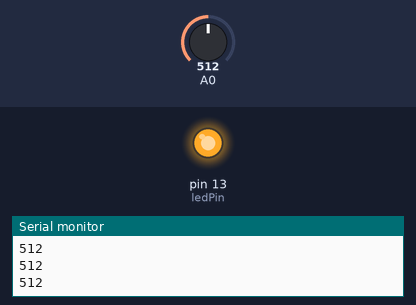
The sketch below on a simulated Arduino Uno, built with avr-gcc and run on an emulated ATmega328P. Shown: output pins drawn as LEDs (lit = HIGH), the last lines printed to the serial monitor. Inputs (shaded band) come from the test bench; at power-on: A0 = 512.

Above: at 1.2 s.
1.3 s: A0 set to 412
2.8 s: A0 set to 389
At 3.6 s:
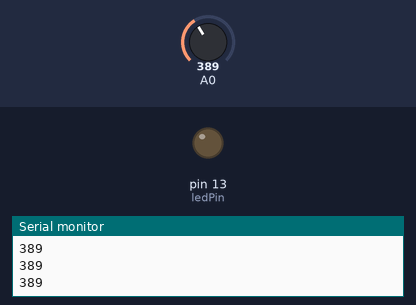
4.3 s: A0 set to 410
At 4.7 s:
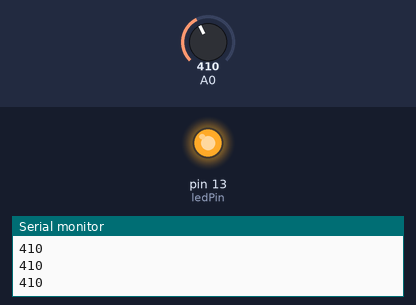
5.8 s: A0 set to 390
At 7.1 s:
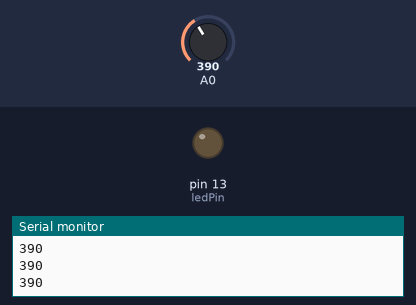
Timing chart, 0 to 8.3 s (numbered marks = the images above; inputs shaded):
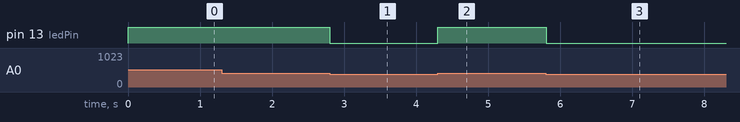

The sketch:

ch4_hw1.ino
```cpp
int ledPin= 13;
int number;

void setup()
{
  pinMode(ledPin,OUTPUT);
  Serial.begin(9600);
}

void loop()
{
  Serial.println(analogRead(A0));
  number=analogRead(A0);

  if(number>400)
  {
  digitalWrite(ledPin,HIGH);
  }
  else if(number<=400)
  {
  digitalWrite(ledPin,LOW);
  }

}
```

Measured:
- the behaviour switches between 401 and 400 on A0 (found by bisection; images 0 and 1)
- after the input at 2.8 s, pin 13 (ledPin): HIGH → LOW at once
- after the input at 4.3 s, pin 13 (ledPin): LOW → HIGH at once
- after the input at 5.8 s, pin 13 (ledPin): HIGH → LOW at once
